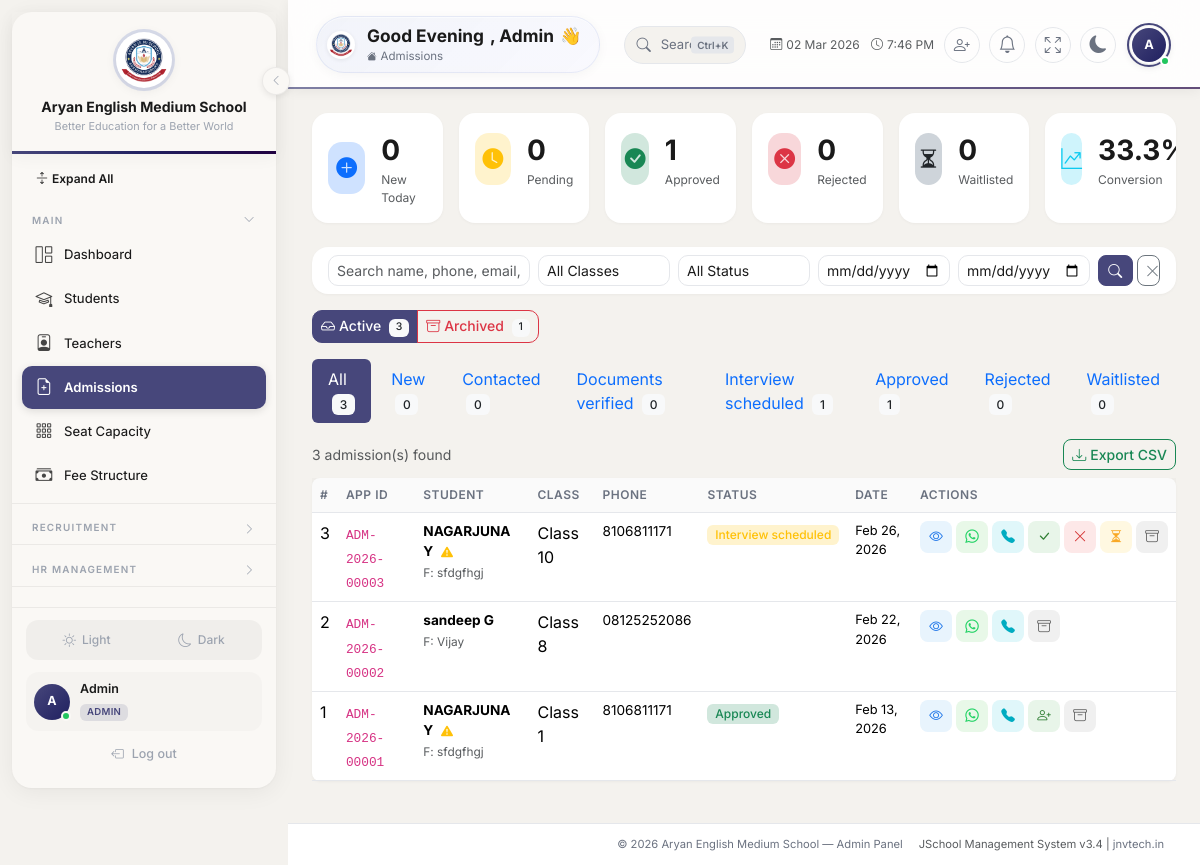
Page /admin/admissions.php (signed in) on the committed database.
### tables this page shows
CREATE TABLE `admissions` (
  `id` int(10) unsigned NOT NULL AUTO_INCREMENT,
  `application_id` varchar(20) DEFAULT NULL,
  `student_name` varchar(100) NOT NULL,
  `father_name` varchar(100) DEFAULT NULL,
  `mother_name` varchar(100) DEFAULT NULL,
  `dob` date DEFAULT NULL,
  `gender` enum('male','female','other') DEFAULT NULL,
  `blood_group` varchar(5) DEFAULT NULL,
  `category` varchar(30) DEFAULT NULL,
  `aadhar_no` varchar(20) DEFAULT NULL,
  `class_applied` varchar(20) DEFAULT NULL,
  `phone` varchar(20) DEFAULT NULL,
  `email` varchar(191) DEFAULT NULL,
  `father_phone` varchar(20) DEFAULT NULL,
  `father_occupation` varchar(100) DEFAULT NULL,
  `mother_occupation` varchar(100) DEFAULT NULL,
  `address` text DEFAULT NULL,
  `village` varchar(100) DEFAULT NULL,
  `district` varchar(100) DEFAULT NULL,
  `state` varchar(100) DEFAULT NULL,
  `pincode` varchar(10) DEFAULT NULL,
  `previous_school` varchar(200) DEFAULT NULL,
  `documents` longtext DEFAULT NULL CHECK (json_valid(`documents`)),
  `status` enum('new','contacted','documents_verified','interview_scheduled','approved','rejected','waitlisted','converted') NOT NULL DEFAULT 'new',
  `remarks` text DEFAULT NULL,
  `interview_date` datetime DEFAULT NULL,
  `follow_up_date` date DEFAULT NULL,
  `source` varchar(30) DEFAULT 'online',
  `priority` enum('normal','high','urgent') NOT NULL DEFAULT 'normal',
  `converted_student_id` int(10) unsigned DEFAULT NULL,
  `reviewed_by` int(10) unsigned DEFAULT NULL,
  `reviewed_at` datetime DEFAULT NULL,
  `created_at` datetime NOT NULL DEFAULT current_timestamp(),
  `updated_at` datetime NOT NULL DEFAULT current_timestamp() ON UPDATE current_timestamp(),
  `is_deleted` tinyint(1) NOT NULL DEFAULT 0,
  `deleted_at` datetime DEFAULT NULL,
  `deleted_by` int(10) unsigned DEFAULT NULL,
  PRIMARY KEY (`id`),
  UNIQUE KEY `application_id` (`application_id`),
  KEY `idx_status` (`status`),
  KEY `reviewed_by` (`reviewed_by`),
  KEY `idx_phone` (`phone`),
  KEY `idx_is_deleted` (`is_deleted`),
  KEY `fk_admission_deleter` (`deleted_by`),
  CONSTRAINT `fk_admission_deleter` FOREIGN KEY (`deleted_by`) REFERENCES `users` (`id`) ON DELETE SET NULL,
  CONSTRAINT `fk_admission_reviewer` FOREIGN KEY (`reviewed_by`) REFERENCES `users` (`id`) ON DELETE SET NULL
);

### admin/admissions.php (the view, shortened to what the rows shown need)
<?php
require_once __DIR__ . '/../includes/auth.php';
$db = getDB();
$statusColors = [
    'new'=>'primary', 'contacted'=>'info', 'documents_verified'=>'secondary',
    'interview_scheduled'=>'warning', 'approved'=>'success', 'rejected'=>'danger',
    'waitlisted'=>'dark', 'converted'=>'success'
];
$waTemplate = getSetting('whatsapp_admission_template', 'Hello {name}, this is regarding your admission application ({app_id}) for Class {class}. Please contact us for further details.');
$activeTab = $_GET['tab'] ?? 'active';
$isArchiveTab = ($activeTab === 'archived');
$page = max(1, (int)($_GET['page'] ?? 1));
$where = [];
$params = [];
if ($isArchiveTab) {
    $where[] = "a.is_deleted=1";
} else {
    $where[] = "(a.is_deleted=0 OR a.is_deleted IS NULL)";
}
$whereClause = $where ? 'WHERE '.implode(' AND ', $where) : '';
$total = $db->prepare("SELECT COUNT(*) FROM admissions a $whereClause");
$total->execute($params);
$total = $total->fetchColumn();
$p = paginate($total, 20, $page);
$stmt = $db->prepare("SELECT a.*, u.name as reviewer_name FROM admissions a LEFT JOIN users u ON a.reviewed_by=u.id $whereClause ORDER BY a.created_at DESC LIMIT {$p['per_page']} OFFSET {$p['offset']}");
$stmt->execute($params);
$admissions = $stmt->fetchAll();
$dupPhones = [];
try {
    $dupStmt = $db->query("SELECT phone, COUNT(*) as c FROM admissions WHERE phone IS NOT NULL AND (is_deleted=0 OR is_deleted IS NULL) GROUP BY phone HAVING c > 1");
    while ($r = $dupStmt->fetch()) $dupPhones[$r['phone']] = (int)$r['c'];
} catch (Exception $e) {}
require_once __DIR__ . '/../includes/header.php';
?>
<div class="card border-0 rounded-3">
    <div class="card-body p-0">
        <div class="table-responsive">
            <table class="table table-hover mb-0">
                <thead class="table-light">
                    <tr><th>#</th><th>App ID</th><th>Student</th><th>Class</th><th>Phone</th><th>Status</th><th>Date</th><th>Actions</th></tr>
                </thead>
                <tbody>
                <?php if (empty($admissions)): ?>
                    <tr><td colspan="8" class="text-center text-muted py-4"><i class="bi bi-inbox me-2"></i>No admissions found</td></tr>
                <?php else: foreach ($admissions as $a):
                    $isDup = isset($dupPhones[$a['phone']]);
                    $sc = $statusColors[$a['status']] ?? 'secondary';
                    $phone = $a['phone'] ?? '';
                    $cleanPhone = preg_replace('/[^0-9+]/', '', $phone);
                    $waMsg = str_replace(
                        ['{name}', '{app_id}', '{class}', '{father}'],
                        [$a['student_name'], $a['application_id'] ?? '', $a['class_applied'] ?? '', $a['father_name'] ?? ''],
                        $waTemplate
                    );
                ?>
                    <tr style="cursor:pointer" onclick="viewAdmission(<?= $a['id'] ?>)" class="admission-row">
                        <td><?= $a['id'] ?></td>
                        <td><code style="font-size:.8rem"><?= e($a['application_id'] ?? 'N/A') ?></code></td>
                        <td style="font-size:.85rem">
                            <strong><?= e($a['student_name']) ?></strong>
                            <?php if ($isDup): ?><i class="bi bi-exclamation-triangle-fill text-warning ms-1" title="Duplicate phone detected" style="font-size:.75rem"></i><?php endif; ?>
                            <br><small class="text-muted">F: <?= e($a['father_name'] ?? '-') ?></small>
                        </td>
                        <td>Class <?= e($a['class_applied']) ?></td>
                        <td style="font-size:.85rem"><?= e($a['phone'] ?? '-') ?></td>
                        <td><span class="badge bg-<?= $sc ?>-subtle text-<?= $sc ?>"><?= ucfirst(str_replace('_',' ',$a['status'])) ?></span></td>
                        <td style="font-size:.8rem"><?= date('M d, Y', strtotime($a['created_at'])) ?></td>
                        <td onclick="event.stopPropagation()">
                            <div class="d-flex align-items-center gap-1 flex-nowrap">
                                <button class="action-btn action-btn-view" onclick="viewAdmission(<?= $a['id'] ?>)" title="View Details"><i class="bi bi-eye"></i></button>
                                <?php if ($cleanPhone): ?>
                                <a href="https://wa.me/<?= ltrim($cleanPhone, '+') ?>?text=<?= urlencode($waMsg) ?>" target="_blank" class="action-btn action-btn-whatsapp" title="WhatsApp" onclick="logContact('whatsapp',<?= $a['id'] ?>)"><i class="bi bi-whatsapp"></i></a>
                                <?php endif; ?>
                                <?php if ($cleanPhone): ?>
                                <button class="action-btn action-btn-call d-none d-md-inline-flex" title="Copy Number" onclick="copyPhone('<?= e($phone) ?>', <?= $a['id'] ?>)"><i class="bi bi-telephone-fill"></i></button>
                                <?php endif; ?>
                                <?php if ($isArchiveTab): ?>
                                    <button class="action-btn action-btn-success" onclick="showConfirmModal('restore','Restore Application','Are you sure you want to restore this admission?',<?= $a['id'] ?>)" title="Restore"><i class="bi bi-arrow-counterclockwise"></i></button>
                                    <?php if (isSuperAdmin()): ?>
                                    <button class="action-btn action-btn-danger" onclick="showConfirmModal('permanent_delete','Permanently Delete','This will permanently delete this admission and all related data. This cannot be undone!',<?= $a['id'] ?>,'destructive')" title="Permanent Delete"><i class="bi bi-trash"></i></button>
                                    <?php endif; ?>
                                <?php else: ?>
                                    <?php
                                    $s = $a['status'];
                                    $id = $a['id'];
                                    if ($s === 'new'): ?>
                                        <button class="action-btn action-btn-info" onclick="showStatusConfirm(<?=$id?>,'contacted','new')" title="Mark Contacted"><i class="bi bi-telephone"></i></button>
                                        <button class="action-btn action-btn-danger" onclick="showRejectModal(<?=$id?>)" title="Reject"><i class="bi bi-x-lg"></i></button>
                                    <?php elseif ($s === 'interview_scheduled'): ?>
                                        <button class="action-btn action-btn-success" onclick="showStatusConfirm(<?=$id?>,'approved','interview_scheduled')" title="Approve"><i class="bi bi-check-lg"></i></button>
                                        <button class="action-btn action-btn-danger" onclick="showRejectModal(<?=$id?>)" title="Reject"><i class="bi bi-x-lg"></i></button>
                                        <button class="action-btn action-btn-warning" onclick="showStatusConfirm(<?=$id?>,'waitlisted','interview_scheduled')" title="Waitlist"><i class="bi bi-hourglass-split"></i></button>
                                    <?php elseif ($s === 'approved'): ?>
                                        <button class="action-btn action-btn-success" onclick="showConvertModal(<?=$id?>)" title="Create Student"><i class="bi bi-person-plus"></i></button>
                                    <?php elseif ($s === 'rejected'): ?>
                                        <button class="action-btn action-btn-warning" onclick="showStatusConfirm(<?=$id?>,'new','rejected')" title="Reopen"><i class="bi bi-arrow-counterclockwise"></i></button>
                                    <?php endif; ?>
                                    <button class="action-btn action-btn-secondary" onclick="showConfirmModal('soft_delete','Archive Application','Move this admission to the archive? You can restore it later.',<?= $a['id'] ?>)" title="Archive"><i class="bi bi-archive"></i></button>
                                <?php endif; ?>
                            </div>
                        </td>
                    </tr>
                <?php endforeach; endif; ?>
                </tbody>
            </table>
        </div>
    </div>
</div>
<?php require_once __DIR__ . '/../includes/footer.php'; ?>

### rows in the picture
admissions: id "3", application "ADM-2026-00003", student_name "NAGARJUNA Y", father_name "sfdgfhgj", class_applied "10", phone "8106811171", status "Interview scheduled", created_at "Feb 26, 2026"
admissions: id "2", application "ADM-2026-00002", student_name "sandeep G", father_name "Vijay", class_applied "8", phone "08125252086", created_at "Feb 22, 2026"
admissions: id "1", application "ADM-2026-00001", student_name "NAGARJUNA Y", father_name "sfdgfhgj", class_applied "1", phone "8106811171", status "Approved", created_at "Feb 13, 2026"

### other values in the picture
$schoolName "Aryan English Medium School"
$schoolTagline "Better Education for a Better World"
$_userInitials "A"
$_userName "Admin"
$_roleLabel "ADMIN"
explode(' ', $_userName)[0] "Admin"
$pageTitle "Admissions"
$k[1] "0"
$k[0] "New Today"
$k[0] "Pending"
$k[1] "1"
$k[0] "Approved"
$k[0] "Rejected"
$k[0] "Waitlisted"
$k[0] "Conversion"
